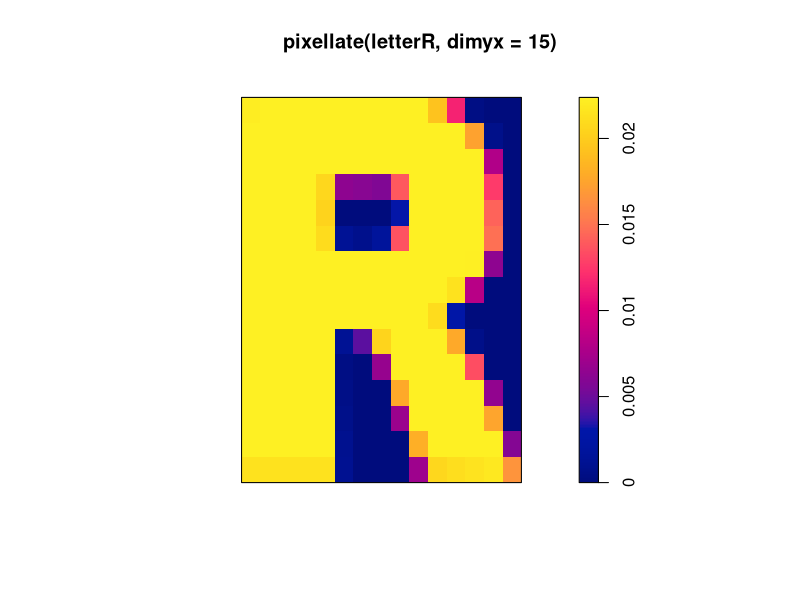
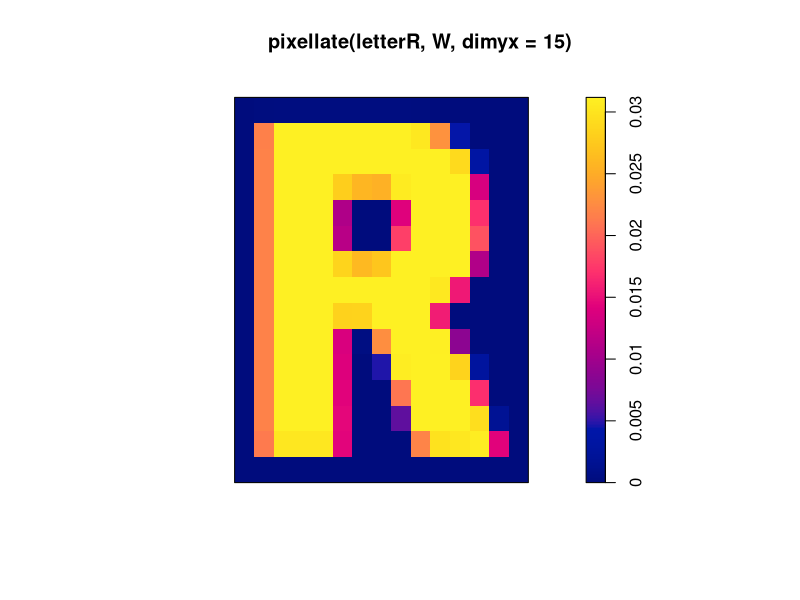

These charts were generated, in order, by the following R code:
library(spatstat)


### Name: pixellate.owin
### Title: Convert Window to Pixel Image
### Aliases: pixellate.owin
### Keywords: spatial manip

### ** Examples

   data(letterR)
   plot(pixellate(letterR, dimyx=15))
   W <- grow.rectangle(as.rectangle(letterR), 0.2)
   plot(pixellate(letterR, W, dimyx=15))
